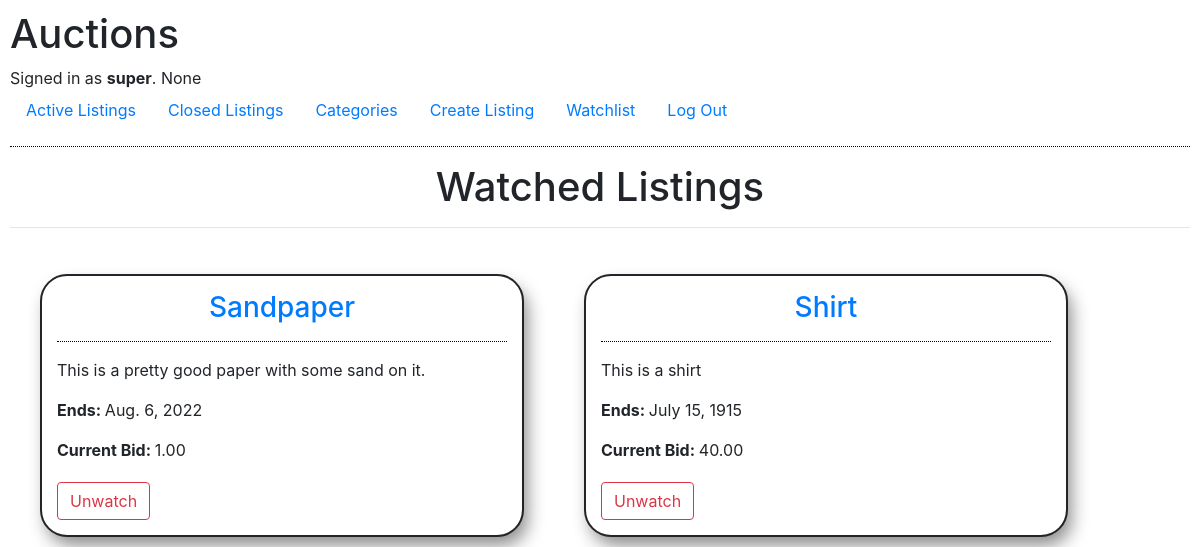
Page /watchlist (signed in) on the earlier database version.
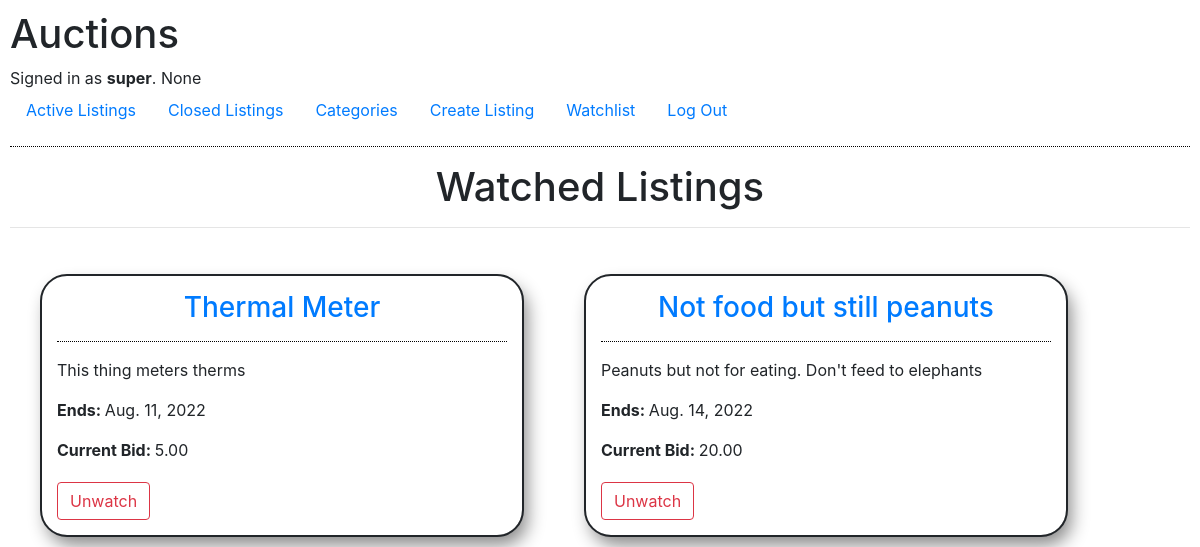
Same page on the later database version.
### auctions/models.py (models this page shows, shortened)
class Listing(models.Model):
    title = models.CharField(max_length=64)
    description = models.CharField(max_length=256)
    start_bid = MoneyField(max_digits=19, decimal_places=2, null=True, default_currency='USD')
    buy_now = MoneyField(max_digits=19, decimal_places=2, null=True, default_currency='USD')
    current_bid = MoneyField(max_digits=19, decimal_places=2, null=True, default_currency='USD')
    leader = models.ForeignKey(User, on_delete=models.CASCADE, related_name='leader', null=True)
    seller = models.ForeignKey(User, on_delete=models.CASCADE, related_name='sold_by')
    end_date = models.DateTimeField()
    image_link = models.CharField(max_length=256)
    watched_by = models.ManyToManyField(User, blank=True, related_name="watching")
    is_active = models.BooleanField(default=True)
    winner = models.ForeignKey(User, on_delete=models.CASCADE, null=True, blank=True, related_name='won_by')

### auctions/views.py (the view)
# urls.py: path("watchlist", views.watchlist, name="watchlist"),
@login_required
def watchlist(request):
    return render(request, "auctions/watchlist.html", {
        "listings": Listing.objects.filter(watched_by=request.user),
    })

### auctions/templates/auctions/watchlist.html (shortened to what this page needs)
{% extends "auctions/layout.html" %}
{% block body %}
    <h1 style="text-align:center;">Watched Listings</h1>
    <hr>
    <div style="display:flex; align-items:center;">
        {% for listing in listings %}
            <div style="margin:2rem; outline: 2px solid; border-radius:25px;
                    box-shadow: 5px 10px 18px #888888; padding:15px; width:40vw">
                <h3 style="text-align:center;">
                    <a href="{% url 'listing' listing.id %}">
                        {{ listing.title }}
                    </a>
                </h3>
                <hr style="border-top:1px dotted black;">
                <p>{{ listing.description }}</p>
                <p><strong>Ends: </strong>{{ listing.end_date|date }}</p>
                <p><strong>Current Bid: </strong>{{ listing.current_bid }}</p>
                <form action="/watchlist/{{ listing.id }}/unwatch" method="post" style="margin-top:20px;">
                    <button class="btn btn-outline-danger"
                            type="submit">
                        Unwatch
                    </button>
                </form>
            </div>
        {% endfor %}
        </div>
{% endblock %}

Differences in the rows shown:
no longer on this page (row edited): Listing: title "Sandpaper", description "This is a pretty good paper with some sand on it.", end_date "Aug. 6, 2022", current_bid "1.00"
no longer on this page (row unchanged): Listing: title "Shirt", description "This is a shirt", end_date "July 15, 1915", current_bid "40.00"
added Listing: title "Thermal Meter", description "This thing meters therms", end_date "Aug. 11, 2022", current_bid "5.00"
added Listing: title "Not food but still peanuts", description "Peanuts but not for eating. Don't feed to elephants", end_date "Aug. 14, 2022", current_bid "20.00"
